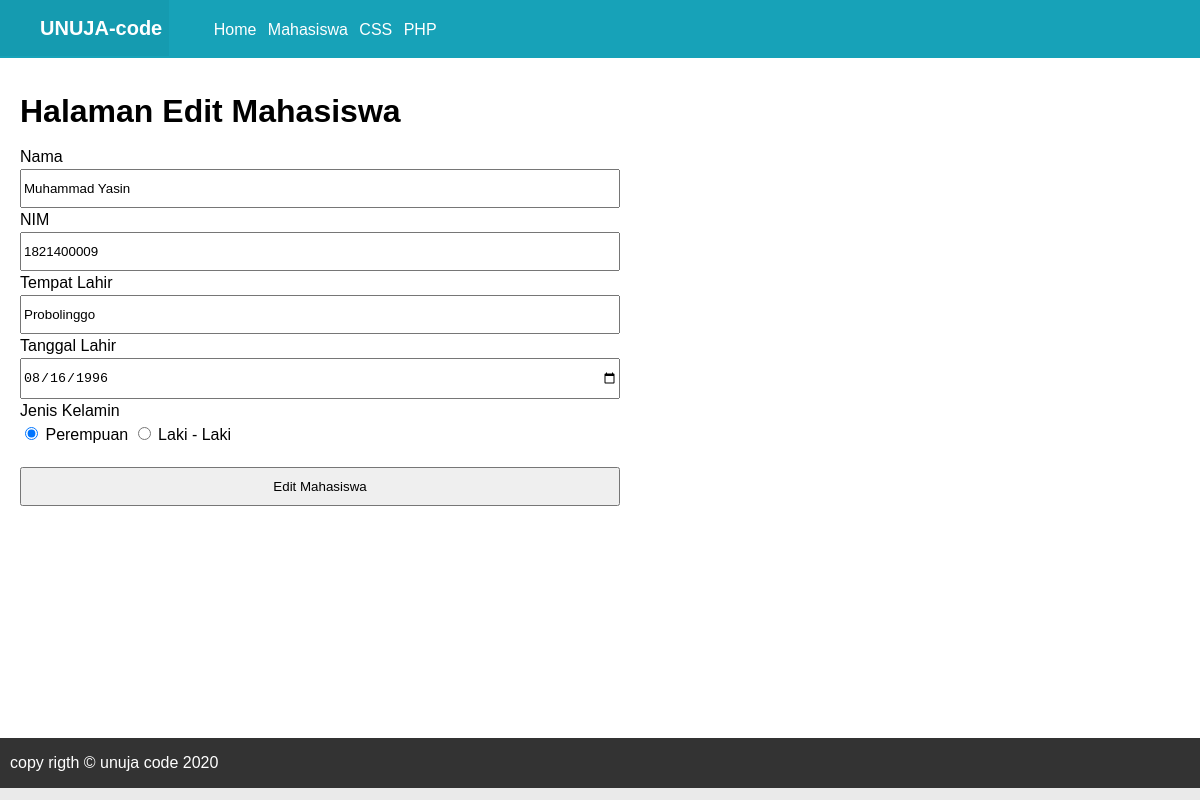
The page /mahasiswa_edit.php?nim=1821400009 on the database its author committed.
### tables this page shows
CREATE TABLE `mahasiswa` (
  `nim` int(10) NOT NULL,
  `nama` varchar(255) NOT NULL,
  `tempat_lahir` varchar(128) NOT NULL,
  `tanggal_lahir` date NOT NULL,
  `jenis_kelamin` enum('L','P') NOT NULL
);

### mahasiswa_edit.php (the view, shortened to what this page needs)
<?php
$conn = mysqli_connect('localhost', 'root', '', 'db_tugas');
$nim = $_GET['nim'];
$dataUpdate = mysqli_query($conn, "SELECT * FROM mahasiswa WHERE nim = $nim");
$data = $dataUpdate->fetch_assoc();
?>
<html>
<head>
  <link rel="stylesheet" href="my_css.css">
</head>
<body>
  <div class="container">
    <div class="header">
      <div class="brand">
        <ul>
          <li><a href="#">UNUJA-code</a></li>
        </ul>
      </div>
      <div class="menu">
        <ul>
          <li><a href="#">Home</a></li>
          <li><a href="mahasiswa.php">Mahasiswa</a></li>
          <li><a href="#">CSS</a></li>
          <li><a href="#">PHP</a></li>
        </ul>
      </div>
    </div>
    <div class="content">
      <div class="dashboard">
        <h1>Halaman Edit Mahasiswa</h1>
        <form action="" method="post">
          <label for="nama">Nama</label>
          <input type="text" value="<?= $data['nama']; ?>" name="nama" id="nama">
          <label for="nim">NIM</label>
          <input type="text" value="<?= $data['nim']; ?>" name="nim" id="nim">
          <label for="tempat">Tempat Lahir</label>
          <input type="text" value="<?= $data['tempat_lahir']; ?>" name="tempat_lahir" id="tempat">
          <label for="tanggal">Tanggal Lahir</label>
          <input type="date" value="<?= $data['tanggal_lahir']; ?>" name="tanggal" id="tanggal">
          <label for="jenis_kelamin">Jenis Kelamin</label>
          <div class="jenis-kelamin">
            <input type="radio" <?= ($data['jenis_kelamin'] == 'P') ? 'checked' : '' ?> name="jenis_kelamin" value="P"> Perempuan
            <input type="radio" <?= ($data['jenis_kelamin'] == 'L') ? 'checked' : '' ?> name="jenis_kelamin" value="L"> Laki - Laki
          </div>
          <button type="submit" name="edit">Edit Mahasiswa</button>
        </form>
      </div>
    </div>
    <div class="footer">copy rigth &COPY; unuja code 2020</div>
  </div>
</body>
</html>

### my_css.css (style rules this page uses)
body { font: 16px/24px arial; background-color: #eaeaea; margin: 0px 0px 0px 0px; }
.container { width: 1200px; margin: auto; background-color: #ffffff; }
.header { padding: 0px 5px 0px 10px ; background-color: #17a2b8; }
.container .header div { display: inline-block; color: white; }
.header .brand { margin: 0px 0px 0px -10px ; background-color: #159bb0; }
.brand ul li { display: inline-block; margin-right: 7px; }
.brand ul li a { text-decoration: none; color: white; font-size: 20px; font-weight: bold; }
.header .menu { width: 70%; }
.menu ul li { display: inline-block; margin-right: 7px; }
.menu ul li a { text-decoration: none; color: white }
.content { height: 85%; }
.content .dashboard { padding: 20px 5px 5px 20px ; color: black; }
.content .dashboard div { display: inline-block; }
.footer { padding: 0px 0px 0px 10px ; height:50px; line-height:50px; background:#333; color:#fff; }

### mahasiswa_edit.php (style rules this page uses)
input { padding-top: 10px; padding-bottom: 10px; }
form { display: flex; justify-content: center; width: 50vw; flex-direction: column; }
form button { padding: 10px; margin-top: 20px; }

### rows shown on the page
mahasiswa: nama "Muhammad Yasin", nim "1821400009", tempat_lahir "Probolinggo", tanggal "08/16/1996", jenis_kelamin "☑"
